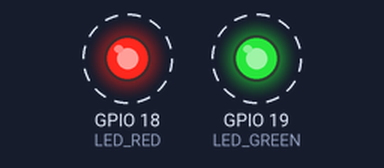
A sketch run on a simulated ESP32. Shown: output pins drawn as LEDs (lit = HIGH). Dashed ring = blinking. What the sketch prints to the serial monitor is not drawn.

Above: at 0.1 s.
Timing chart, 0 to 3.0 s (numbered marks = the images above):
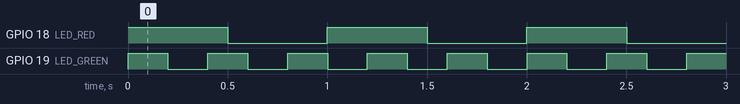

The sketch:

lab07-1-two-tasks.ino
```cpp
// الجلسة 7 - التجربة 1: مهمتان تعملان معاً على FreeRTOS
// المصباح الأحمر يتبدل كل 500 ms، والأخضر كل 200 ms، وكل مهمة لا تعرف شيئاً عن الأخرى.

#define LED_RED   18
#define LED_GREEN 19

void redTask(void *param) {
  bool on = false;
  pinMode(LED_RED, OUTPUT);
  for (;;) {                                   // حلقة المهمة: لا تنتهي أبداً
    on = !on;
    digitalWrite(LED_RED, on);
    Serial.printf("[%6lu ms] red   %s\n", millis(), on ? "ON" : "off");
    vTaskDelay(pdMS_TO_TICKS(500));            // نامي 500 ms، والمعالج حر لغيرك
  }
}

void greenTask(void *param) {
  bool on = false;
  pinMode(LED_GREEN, OUTPUT);
  for (;;) {
    on = !on;
    digitalWrite(LED_GREEN, on);
    Serial.printf("[%6lu ms] green %s\n", millis(), on ? "ON" : "off");
    vTaskDelay(pdMS_TO_TICKS(200));
  }
}

void setup() {
  Serial.begin(115200);
  // (الدالة، الاسم، حجم المكدس، معامل، الأولوية، مقبض، النواة)
  // نضع كل المهام على النواة 1 حتى يكون عندنا معالج واحد كما في الجلسات السابقة
  xTaskCreatePinnedToCore(redTask,   "red",   2048, NULL, 1, NULL, 1);
  xTaskCreatePinnedToCore(greenTask, "green", 2048, NULL, 1, NULL, 1);
}

void loop() {
  vTaskDelay(portMAX_DELAY);                   // loop لا تعمل شيئاً: المهام تقوم بكل العمل
}
```

Measured:
- by itself, GPIO 18 (LED_RED): alternates HIGH for 0.50 s and LOW for 0.50 s
- by itself, GPIO 19 (LED_GREEN): alternates HIGH for 0.20 s and LOW for 0.20 s
